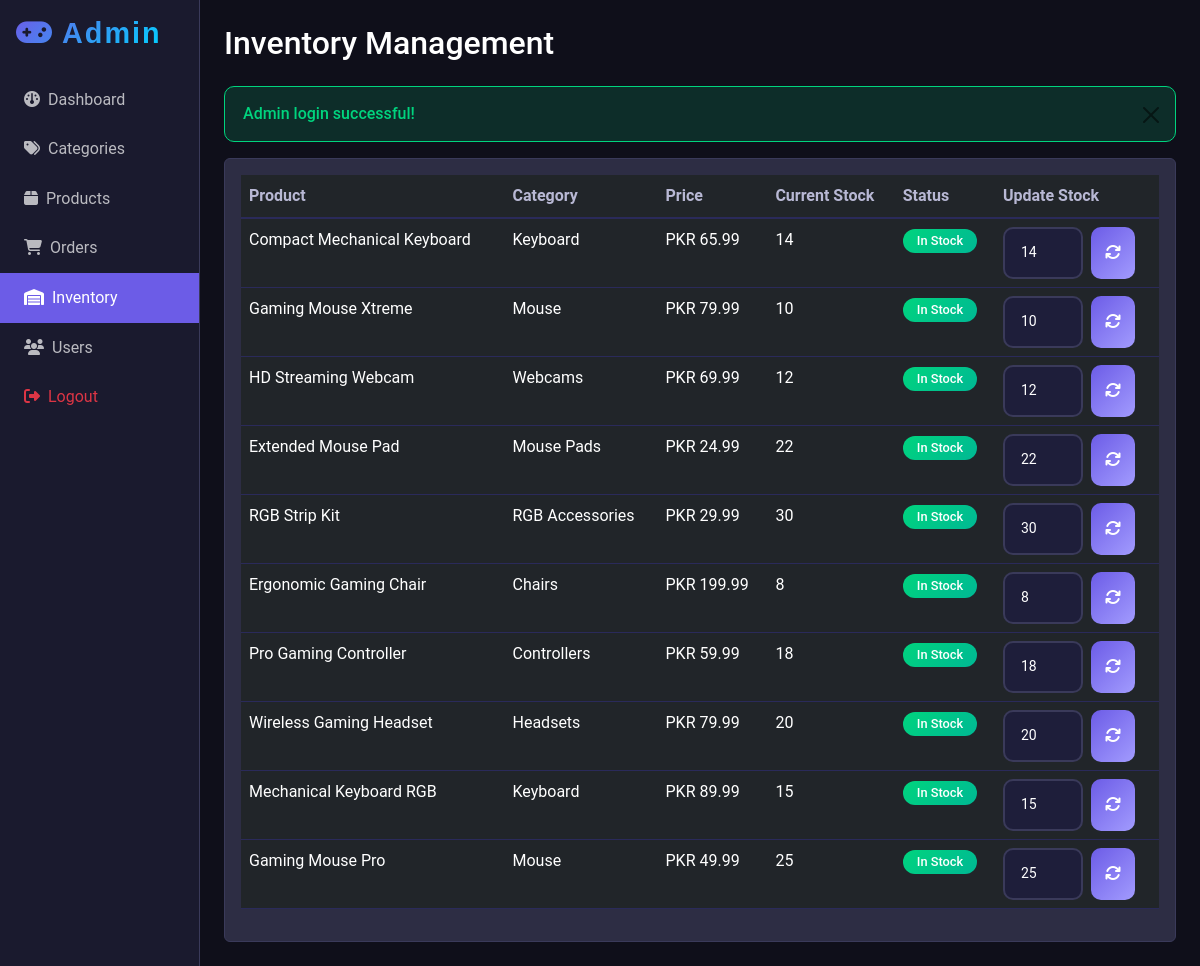
The app's page /admin/inventory.php (signed in) with its own data.
### tables this page shows
CREATE TABLE products (
    product_id INT PRIMARY KEY AUTO_INCREMENT,
    product_name VARCHAR(255) NOT NULL,
    category_id INT,
    description TEXT,
    price DECIMAL(10,2) NOT NULL,
    quantity INT NOT NULL DEFAULT 0,
    product_image VARCHAR(255),
    created_at TIMESTAMP DEFAULT CURRENT_TIMESTAMP,
    updated_at TIMESTAMP DEFAULT CURRENT_TIMESTAMP ON UPDATE CURRENT_TIMESTAMP,
    FOREIGN KEY (category_id) REFERENCES categories(category_id) ON DELETE SET NULL
);

CREATE TABLE categories (
    category_id INT PRIMARY KEY AUTO_INCREMENT,
    category_name VARCHAR(100) UNIQUE NOT NULL,
    category_description TEXT,
    created_at TIMESTAMP DEFAULT CURRENT_TIMESTAMP
);

### config/database.php (called while the page is built, shortened)
<?php
function getConnection() {
    try {
        $conn = new mysqli(DB_HOST, DB_USER, DB_PASS, DB_NAME);
        $conn->set_charset("utf8mb4");
        return $conn;
    } catch (Exception $e) {
        die("Database Connection Error: " . $e->getMessage());
    }
}
function executeQuery($sql, $params = [], $types = "") {
    $conn = getConnection();
    try {
        $stmt = $conn->prepare($sql);
        $stmt->execute();
        $result = $stmt->get_result();
        if ($result) {
            $data = [];
            while ($row = $result->fetch_assoc()) {
                $data[] = $row;
            }
            return $data;
        }
        return true;
    } catch (Exception $e) {
        $conn->close();
        throw $e;
    }
}
?>

### admin/inventory.php (the view, shortened to what this page needs)
<?php
require_once '../config/database.php';
require_once '../config/functions.php';
$products = executeQuery("SELECT p.*, c.category_name FROM products p LEFT JOIN categories c ON p.category_id = c.category_id ORDER BY p.product_id DESC");
?>
<!DOCTYPE html>
<html lang="en">
<head>
    <link href="https://cdn.jsdelivr.net/npm/bootstrap@5.3.0/dist/css/bootstrap.min.css" rel="stylesheet">
    <link rel="stylesheet" href="https://cdnjs.cloudflare.com/ajax/libs/font-awesome/6.4.2/css/all.min.css">
    <link rel="stylesheet" href="../assets/css/style.css">
</head>
<body>
    <div class="container-fluid">
        <div class="row">
            <div class="col-md-2 admin-sidebar p-0">
                <div class="p-3"><h5 class="text-white gaming-logo"><i class="fas fa-gamepad me-2"></i>Admin</h5></div>
                <ul class="nav flex-column">
                    <li class="nav-item"><a class="nav-link" href="dashboard.php"><i class="fas fa-dashboard me-2"></i>Dashboard</a></li>
                    <li class="nav-item"><a class="nav-link" href="categories.php"><i class="fas fa-tags me-2"></i>Categories</a></li>
                    <li class="nav-item"><a class="nav-link" href="products.php"><i class="fas fa-box me-2"></i>Products</a></li>
                    <li class="nav-item"><a class="nav-link" href="orders.php"><i class="fas fa-shopping-cart me-2"></i>Orders</a></li>
                    <li class="nav-item"><a class="nav-link active" href="inventory.php"><i class="fas fa-warehouse me-2"></i>Inventory</a></li>
                    <li class="nav-item"><a class="nav-link" href="users.php"><i class="fas fa-users me-2"></i>Users</a></li>
                    <li class="nav-item"><a class="nav-link text-danger" href="logout.php"><i class="fas fa-sign-out-alt me-2"></i>Logout</a></li>
                </ul>
            </div>
            <div class="col-md-10 admin-content p-4">
                <h2 class="text-white mb-4">Inventory Management</h2>
                <?php displayMessage(); ?>
                <div class="card-dark rounded p-3">
                    <div class="table-responsive">
                        <table class="table table-dark table-hover">
                            <thead>
                                <tr>
                                    <th>Product</th>
                                    <th>Category</th>
                                    <th>Price</th>
                                    <th>Current Stock</th>
                                    <th>Status</th>
                                    <th>Update Stock</th>
                                </tr>
                            </thead>
                            <tbody>
                                <?php foreach ($products as $p): ?>
                                <tr>
                                    <td><?php echo htmlspecialchars($p['product_name']); ?></td>
                                    <td><?php echo htmlspecialchars($p['category_name'] ?? 'Uncategorized'); ?></td>
                                    <td><?php echo formatCurrency($p['price']); ?></td>
                                    <td><?php echo $p['quantity']; ?></td>
                                    <td><?php echo getStockStatus($p['quantity']); ?></td>
                                    <td>
                                        <form method="POST" class="d-flex gap-2">
                                            <input type="number" name="quantity" class="form-control form-control-sm"
                                                   style="width: 80px;" value="<?php echo $p['quantity']; ?>" min="0">
                                            <button type="submit" name="update_stock" class="btn btn-sm btn-primary">
                                                <i class="fas fa-sync"></i>
                                            </button>
                                        </form>
                                    </td>
                                </tr>
                                <?php endforeach; ?>
                            </tbody>
                        </table>
                    </div>
                </div>
            </div>
        </div>
    </div>
</body>
</html>

### config/functions.php (shortened to what this page needs)
<?php
function getMessage() {
    if (isset($_SESSION['message'])) {
        $message = $_SESSION['message'];
        return $message;
    }
    return null;
}
function displayMessage() {
    $message = getMessage();
    if ($message) {
        $alertClass = $message['type'] === 'success' ? 'alert-success' :
                     ($message['type'] === 'error' ? 'alert-danger' : 'alert-info');
        echo '<div class="alert ' . $alertClass . ' alert-dismissible fade show" role="alert">';
        echo htmlspecialchars($message['text']);
        echo '<button type="button" class="btn-close" data-bs-dismiss="alert" aria-label="Close"></button>';
        echo '</div>';
    }
}
function formatCurrency($amount) {
    return 'PKR ' . number_format($amount, 2);
}
function getStockStatus($quantity) {
    if ($quantity <= 0) {
        return '<span class="badge bg-danger">Out of Stock</span>';
    } elseif ($quantity < 5) {
        return '<span class="badge bg-warning text-dark">Low Stock</span>';
    } else {
        return '<span class="badge bg-success">In Stock</span>';
    }
}
?>

### assets/css/style.css (style rules this page uses)
:root { --primary-color: #6c5ce7; --primary-dark: #5a4bd1; --primary-light: #a29bfe; --secondary-color: #00d2ff; --accent-color: #ff6b6b; --dark-bg: #0a0a1a; --dark-card: #14142e; --dark-card-hover: #1e1e42; --text-primary: #ffffff; --text-secondary: #b8b8d4; --text-muted: #8888aa; --border-color: #2a2a5a; --success-color: #00d47e; --warning-color: #ffb800; --danger-color: #ff4757; --gradient-main: linear-gradient(135deg, #6c5ce7 0%, #00d2ff 100%); --gradient-dark: linear-gradient(135deg, #0a0a1a 0%, #14142e 100%); --shadow-glow: 0 0 30px rgba(108, 92, 231, 0.15); --shadow-hover: 0 15px 40px rgba(108, 92, 231, 0.25); --border-radius: 16px; --transition: all 0.3s cubic-bezier(0.4, 0, 0.2, 1); }
* { margin: 0; padding: 0; box-sizing: border-box; }
body { font-family: 'Roboto', sans-serif; background: var(--dark-bg); color: var(--text-primary); min-height: 100vh; display: flex; flex-direction: column; line-height: 1.6; }
.gaming-logo { font-family: 'Orbitron', sans-serif; font-weight: 900; letter-spacing: 2px; background: var(--gradient-main); -webkit-background-clip: text; -webkit-text-fill-color: transparent; background-clip: text; }
.btn-primary { background: var(--gradient-main); border: none; border-radius: 10px; padding: 12px 30px; font-weight: 600; transition: var(--transition); }
.form-control, .form-select { background: var(--dark-card); border: 2px solid var(--border-color); border-radius: 10px; color: var(--text-primary); padding: 12px 16px; transition: var(--transition); }
.form-control::placeholder { color: var(--text-muted); }
.table { color: var(--text-primary); border-color: var(--border-color); }
.table-dark { background: transparent; }
.table-hover tbody tr { transition: var(--transition); }
.table th { color: var(--text-secondary); font-weight: 600; border-bottom: 2px solid var(--border-color); }
.badge { padding: 6px 14px; font-weight: 500; border-radius: 20px; font-size: 0.8rem; }
.badge.bg-success { background: linear-gradient(135deg, #00d47e 0%, #00b894 100%) !important; }
.alert { background: var(--dark-card); border: 1px solid var(--border-color); border-radius: var(--border-radius); padding: 16px 20px; color: var(--text-primary); }
.alert-success { border-color: var(--success-color); color: var(--success-color); }
.form-control { background: #1e1e3a !important; border: 2px solid #3a3a5a !important; border-radius: 10px; color: #ffffff !important; padding: 12px 16px; transition: all 0.3s ease; }
.form-control::placeholder { color: #8888aa !important; font-size: 0.9rem; }
.gaming-logo { font-family: 'Orbitron', sans-serif; font-weight: 900; font-size: 1.8rem; background: linear-gradient(135deg, #6c5ce7 0%, #00d2ff 100%); -webkit-background-clip: text; -webkit-text-fill-color: transparent; background-clip: text; display: inline-block; }
.alert { border-radius: 10px; padding: 14px 18px; font-weight: 500; }
.alert-success { background: rgba(0, 212, 126, 0.15) !important; border: 1px solid #00d47e !important; color: #00d47e !important; }
.btn-primary { background: linear-gradient(135deg, #6c5ce7 0%, #a29bfe 100%); border: none; border-radius: 10px; padding: 14px; font-weight: 600; font-size: 1rem; transition: all 0.3s ease; }
.btn-primary { transition: all 0.3s ease; }
:root { --bg-primary: #0a0a1a; --bg-secondary: #14142e; --bg-card: #1a1a3a; --text-primary: #ffffff; --text-secondary: #b8b8d4; --text-muted: #8888aa; --border-color: #2a2a5a; --shadow-color: rgba(0, 0, 0, 0.3); }
body { background: var(--bg-primary); color: var(--text-primary); transition: background 0.3s ease, color 0.3s ease; }
:root { --bg-primary: #0a0a1a; --bg-secondary: #14142e; --bg-card: #1a1a3a; --bg-input: #0f0f1f; --text-primary: #ffffff; --text-secondary: #b8b8d4; --text-muted: #8888aa; --border-color: #2a2a5a; --shadow-color: rgba(0, 0, 0, 0.3); --card-hover: rgba(108, 92, 231, 0.05); }
.form-control, .form-select { background: var(--bg-input); border-color: var(--border-color); color: var(--text-primary); }
:root { --bg-primary: #0a0a1a; --bg-card: #1a1a3a; --text-primary: #ffffff; --text-secondary: #b8b8d4; --border-color: #2a2a5a; }
body { background: var(--bg-primary); color: var(--text-primary); transition: background 0.3s, color 0.3s; }

### records on screen
products: product_name "Compact Mechanical Keyboard", category.category_name "Keyboard", price "PKR 65.99", quantity "14", shows "In Stock"
products: product_name "Gaming Mouse Xtreme", category.category_name "Mouse", price "PKR 79.99", quantity "10", shows "In Stock"
products: product_name "HD Streaming Webcam", category.category_name "Webcams", price "PKR 69.99", quantity "12", shows "In Stock"
products: product_name "Extended Mouse Pad", category.category_name "Mouse Pads", price "PKR 24.99", quantity "22", shows "In Stock"
products: product_name "RGB Strip Kit", category.category_name "RGB Accessories", price "PKR 29.99", quantity "30", shows "In Stock"
products: product_name "Ergonomic Gaming Chair", category.category_name "Chairs", price "PKR 199.99", quantity "8", shows "In Stock"
products: product_name "Pro Gaming Controller", category.category_name "Controllers", price "PKR 59.99", quantity "18", shows "In Stock"
products: product_name "Wireless Gaming Headset", category.category_name "Headsets", price "PKR 79.99", quantity "20", shows "In Stock"
products: product_name "Mechanical Keyboard RGB", category.category_name "Keyboard", price "PKR 89.99", quantity "15", shows "In Stock"
products: product_name "Gaming Mouse Pro", category.category_name "Mouse", price "PKR 49.99", quantity "25", shows "In Stock"

### other values on screen
$message['text'] "Admin login successful!"
